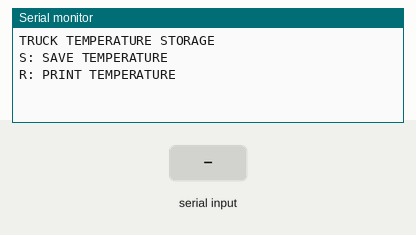
The sketch below on a simulated Arduino Uno, built for the host (arithmetic inside an expression is 32-bit, double 64-bit). On the bench: the last lines printed to the serial monitor. Inputs (shaded band) come from the test bench. EEPROM starts erased.

Above: at 1.2 s.
1.3 s: "S" received over Serial
At 2.4 s:
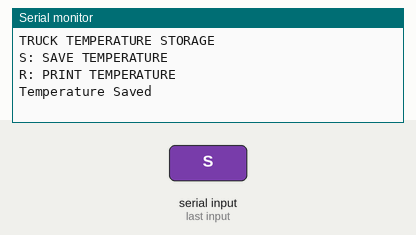
2.8 s: "R" received over Serial
At 3.5 s:
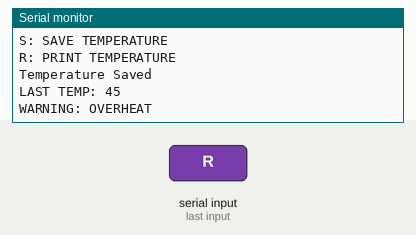

Measured:
- after the input at 1.3 s, the serial monitor: prints a new line at once (image 1)
- after the input at 2.8 s, the serial monitor: prints a new line at once (image 2)

The sketch:

main.ino
```cpp
#include <Arduino.h>
#include <EEPROM.h>

int temperature = 0;

void setup() {
  Serial.begin(9600);
  EEPROM.begin(32);

  Serial.println("TRUCK TEMPERATURE STORAGE");
  Serial.println("S: SAVE TEMPERATURE");
  Serial.println("R: PRINT TEMPERATURE");

  temperature = EEPROM.read(1);
}

void loop() {
  if (Serial.available() > 0) {
    char input = Serial.read();

    if (input == 'S') {
      temperature = 45;
      EEPROM.write(1, temperature);
      EEPROM.commit();

      Serial.println("Temperature Saved");
    }

    else if (input == 'R') {
      temperature = EEPROM.read(1);

      Serial.print("LAST TEMP: ");
      Serial.println(temperature);

      if (temperature > 40) {
        Serial.println("WARNING: OVERHEAT");
      }
    }
  }
}
```
